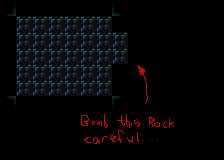

Tiled map render using the project's own tile images. Description and the whole map definition, tile-layer contents included, below:
An orthogonal 14x10 tile map with 16x16 px tiles, 2 tile layers (background, foreground) and 23 objects (22x tile, finish_tile).

<map version="1.4" tiledversion="1.4.2" orientation="orthogonal" renderorder="right-down" width="14" height="10" tilewidth="16" tileheight="16" infinite="0" nextlayerid="9" nextobjectid="49">
 <properties>
  <property name="player_bomb_count" value="5" />
  <property name="turns_to_ace" type="int" value="4" />
 </properties>
 <tileset firstgid="1" name="newtiledsheet" tilewidth="16" tileheight="16" tilecount="144" columns="9">
  <image source="../../newtiledsheet.png" width="144" height="256" />
  <tile id="0">
   <properties>
    <property name="destructable" value="" />
    <property name="solid" value="True" />
   </properties>
  </tile>
  <tile id="1">
   <properties>
    <property name="destructable" value="" />
    <property name="solid" value="True" />
   </properties>
  </tile>
  <tile id="2">
   <properties>
    <property name="destructable" value="" />
    <property name="solid" value="True" />
   </properties>
  </tile>
  <tile id="3">
   <properties>
    <property name="destructable" value="" />
    <property name="solid" value="True" />
   </properties>
  </tile>
  <tile id="4">
   <properties>
    <property name="destructable" value="" />
    <property name="solid" value="" />
   </properties>
  </tile>
  <tile id="9">
   <properties>
    <property name="destructable" value="" />
    <property name="solid" value="True" />
   </properties>
  </tile>
  <tile id="10">
   <properties>
    <property name="destructable" value="" />
    <property name="solid" value="True" />
   </properties>
  </tile>
  <tile id="11">
   <properties>
    <property name="destructable" value="" />
    <property name="solid" value="True" />
   </properties>
  </tile>
  <tile id="12">
   <properties>
    <property name="destructable" value="" />
    <property name="solid" value="True" />
   </properties>
  </tile>
  <tile id="13">
   <properties>
    <property name="destructable" value="" />
    <property name="solid" value="" />
   </properties>
  </tile>
  <tile id="18">
   <properties>
    <property name="destructable" value="" />
    <property name="solid" value="" />
   </properties>
  </tile>
  <tile id="19">
   <properties>
    <property name="destructable" value="" />
    <property name="solid" value="" />
   </properties>
  </tile>
  <tile id="20">
   <properties>
    <property name="destructable" value="True" />
    <property name="solid" value="True" />
   </properties>
  </tile>
  <tile id="27">
   <properties>
    <property name="destructable" value="" />
    <property name="solid" value="True" />
   </properties>
  </tile>
  <tile id="28">
   <properties>
    <property name="destructable" value="" />
    <property name="solid" value="True" />
   </properties>
  </tile>
  <tile id="29">
   <properties>
    <property name="destructable" value="" />
    <property name="solid" value="True" />
   </properties>
  </tile>
  <tile id="30">
   <properties>
    <property name="destructable" value="" />
    <property name="solid" value="True" />
   </properties>
  </tile>
  <tile id="31">
   <properties>
    <property name="destructable" value="" />
    <property name="solid" value="" />
   </properties>
  </tile>
  <tile id="32">
   <properties>
    <property name="destructable" value="" />
    <property name="solid" value="" />
   </properties>
  </tile>
  <tile id="36">
   <properties>
    <property name="lifespan" value="5" />
    <property name="type" value="bomb" />
   </properties>
  </tile>
  <tile id="37">
   <properties>
    <property name="lifespan" value="4" />
    <property name="type" value="bomb" />
   </properties>
  </tile>
  <tile id="38">
   <properties>
    <property name="lifespan" value="3" />
    <property name="type" value="bomb" />
   </properties>
  </tile>
  <tile id="39">
   <properties>
    <property name="lifespan" value="2" />
    <property name="type" value="bomb" />
   </properties>
  </tile>
  <tile id="40">
   <properties>
    <property name="lifespan" value="1" />
    <property name="type" value="bomb" />
   </properties>
  </tile>
  <tile id="41">
   <properties>
    <property name="type" value="bomb" />
   </properties>
  </tile>
  <tile id="44">
   <properties>
    <property name="destructable" value="" />
    <property name="moveable" value="True" />
    <property name="solid" value="True" />
   </properties>
  </tile>
  <tile id="45">
   <properties>
    <property name="type" value="actor" />
   </properties>
  </tile>
 </tileset>
 <layer id="1" name="background" width="14" height="10">
  <data encoding="csv">
3,27,27,27,27,27,27,4,22,22,22,22,22,22,
27,19,19,19,19,19,19,22,22,22,22,22,22,22,
27,19,19,19,19,19,19,19,22,22,22,22,22,22,
22,19,19,19,19,19,19,19,22,22,22,22,22,22,
22,19,19,19,19,19,19,26,22,22,22,22,22,22,
22,19,19,19,19,19,19,22,22,22,22,22,22,22,
12,22,22,22,22,22,22,13,22,22,22,22,22,22,
22,22,22,22,22,22,22,22,22,22,22,22,22,22,
22,22,22,22,22,22,22,22,22,22,22,22,22,22,
22,22,22,22,22,22,22,22,22,22,22,22,22,22
</data>
 </layer>
 <layer id="7" name="foreground" width="14" height="10">
  <data encoding="csv">
0,0,0,0,0,0,0,0,0,0,0,0,0,0,
0,0,0,0,0,0,0,0,0,0,0,0,0,0,
0,0,0,0,0,0,0,0,0,0,0,0,0,0,
0,0,0,0,0,0,0,0,0,0,0,0,0,0,
0,0,0,0,0,0,0,0,118,119,0,0,0,0,
0,0,0,0,0,0,0,0,127,128,0,0,0,0,
0,0,0,0,0,0,0,0,136,137,0,0,0,0,
0,0,0,0,0,120,121,104,105,123,124,0,0,0,
0,0,0,0,0,129,130,131,132,133,134,0,0,0,
0,0,0,0,0,0,0,0,0,0,0,0,0,0
</data>
 </layer>
 <objectgroup id="3" name="objects">
  <object id="10" name="wall-right" type="tile" gid="11" x="0" y="48" width="16" height="16" />
  <object id="12" name="wall-up" type="tile" gid="10" x="16" y="112" width="16" height="16" />
  <object id="15" name="wall-down" type="tile" gid="1" x="16" y="16" width="16" height="16" />
  <object id="20" name="finish" type="finish_tile" gid="32" x="128" y="48" width="16" height="16" />
  <object id="24" name="wall-left" type="tile" gid="2" x="112" y="32" width="16" height="16" />
  <object id="25" name="wall-left" type="tile" gid="2" x="112" y="96" width="16" height="16" />
  <object id="26" name="wall-right" type="tile" gid="11" x="0" y="64" width="16" height="16" />
  <object id="27" name="wall-right" type="tile" gid="11" x="0" y="80" width="16" height="16" />
  <object id="28" name="wall-right" type="tile" gid="11" x="0" y="96" width="16" height="16" />
  <object id="34" name="wall-down" type="tile" gid="1" x="32" y="16" width="16" height="16" />
  <object id="35" name="wall-down" type="tile" gid="1" x="96" y="16" width="16" height="16" />
  <object id="36" name="wall-down" type="tile" gid="1" x="80" y="16" width="16" height="16" />
  <object id="37" name="wall-down" type="tile" gid="1" x="64" y="16" width="16" height="16" />
  <object id="38" name="wall-down" type="tile" gid="1" x="48" y="16" width="16" height="16" />
  <object id="39" name="wall-up" type="tile" gid="10" x="32" y="112" width="16" height="16" />
  <object id="40" name="wall-up" type="tile" gid="10" x="64" y="112" width="16" height="16" />
  <object id="41" name="wall-up" type="tile" gid="10" x="80" y="112" width="16" height="16" />
  <object id="42" name="wall-up" type="tile" gid="10" x="48" y="112" width="16" height="16" />
  <object id="44" name="wall-right" type="tile" gid="11" x="0" y="32" width="16" height="16" />
  <object id="45" name="wall-left" type="tile" gid="2" x="112" y="80" width="16" height="16" />
  <object id="46" name="wall-up" type="tile" gid="10" x="96" y="112" width="16" height="16" />
  <object id="47" name="rock" type="tile" gid="21" x="112" y="48" width="16" height="16" />
  <object id="48" name="wall-left" type="tile" gid="2" x="112" y="64" width="16" height="16" />
 </objectgroup>
</map>
